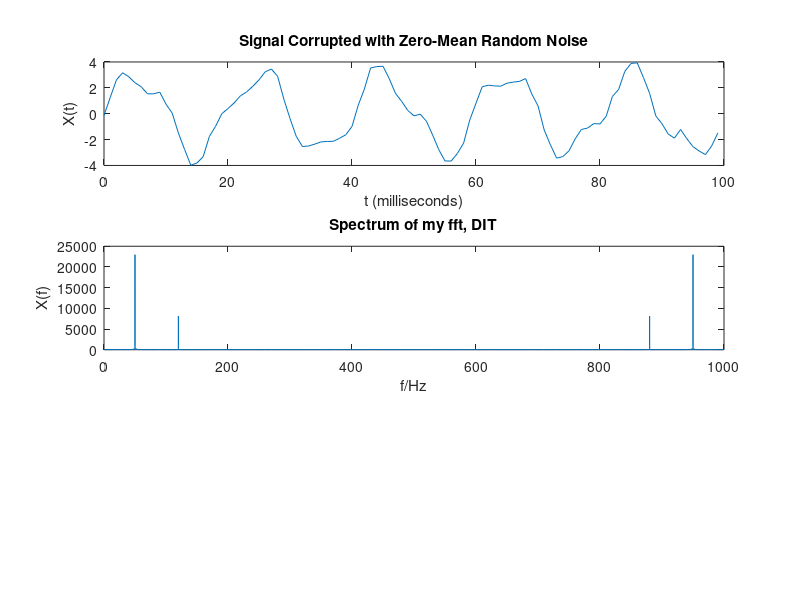

Source code (MATLAB):
%% first created on 2023.08.23, by Guan Shixun.
% implement fft iteratively.
% reference https://www.bilibili.com/video/BV1mA411D7Cw/
% modefied 2023.08.24, add a matrix to save calculation results of each
% iteration.
clear;
clc;
%----------------------------------------> parameters
%x = [1 2 -3 -1];
%x       = 0:N-1;

Fs      = 1000;             % Sampling frequency                    
T       = 1/Fs;             % Sampling period
N       = 16384;             % Sampling length
t       = (0:N-1)*T;          % Sampling time
df      = Fs/N;
f       = (0:N-1)*df;
index   = 0:N-1;

%----------------------------------------> generate source
noise_pow = 0.2;
S = 3*sin(2*pi*50*t) + sin(2*pi*120*t);
x = S + noise_pow*randn(size(t));
subplot(3,1,1)
plot(1000*t(1:100),x(1:100)) %这个和采样率有关
title("Signal Corrupted with Zero-Mean Random Noise")
xlabel("t (milliseconds)")
ylabel("X(t)")


%----------------------------------------> bit-reverse
normal_index = index;
reversed_index = bitrevorder(normal_index);
x_bit_reversed = x(reversed_index+1);
%注意 matlab数组下标从1开始
%----------------------------------------> butterfly calculation
levels              = log2(N);
X_FFT               = zeros(1,N);
X_FFT_middle_result = zeros(levels+1, N);
X_FFT_middle_result(1,:) = x;
for level = 1:levels
    %逐级计算
    len = 2^level;
    mid = len / 2;
    Wn = exp(-1j * 2 * pi / len);
    for pos = 1:len:N  % N/len个小段
        for k = 0:mid-1  % 每小段可以分奇偶
            A = x_bit_reversed(pos+k);
            B = x_bit_reversed(pos+k+mid)*Wn^(k);
            x_bit_reversed(pos+k)     = A + B;
            x_bit_reversed(pos+k+mid) = A - B;
        end
    end
    X_FFT_middle_result(level+1,:) = x_bit_reversed;
end

X_FFT = x_bit_reversed;
subplot(3,1,2)
plot(f,abs(X_FFT)) 
title("Spectrum of my fft, DIT")
xlabel("f/Hz")
ylabel("X(f)")


%----------------------------------------> testings
answer      = fft(x);
deviation   = X_FFT - answer;
variance    = var(deviation);
if variance > 1
    fprintf('误差太大了，不对')
end




